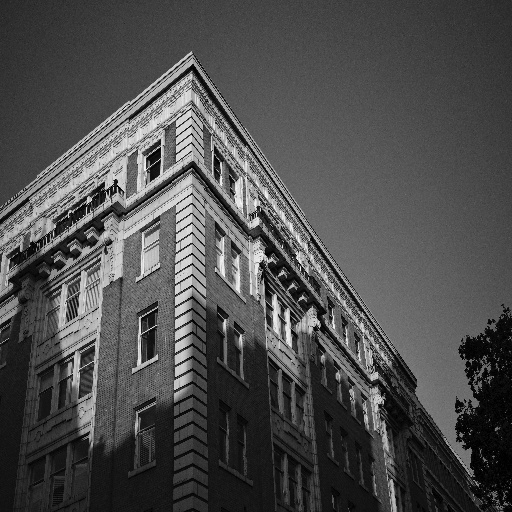
#> input picture processed/grayscale/building/ananas-j-92jSoZ2ab1Y-unsplash.jpg, 512 x 512 px; its folder holds only this picture in this run
$ python harris_corner.py
#> lines starting #> are read from the running program, lines starting #| are printed output that depends on the picture; after the words box and inside, x2 and y2 are one past the last pixel; in counts of white or black regions, pixels touching at a corner belong together
import cv2
import os
import numpy as np

input_folder = "processed/grayscale"
output_folder = "demo/harris"

os.makedirs(output_folder, exist_ok=True)

for category in os.listdir(input_folder):
    category_path = os.path.join(input_folder, category)

    if os.path.isdir(category_path):
        output_category = os.path.join(output_folder, category)
        os.makedirs(output_category, exist_ok=True)

        for filename in os.listdir(category_path):
            img_path = os.path.join(category_path, filename)

            img = cv2.imread(img_path)
#> img is the input picture: shape (512, 512, 3); min 0, max 250, mean 77.4
            if img is None:
                continue

            gray = cv2.cvtColor(img, cv2.COLOR_BGR2GRAY)
            gray = np.float32(gray)

            dst = cv2.cornerHarris(gray, 2, 3, 0.04)
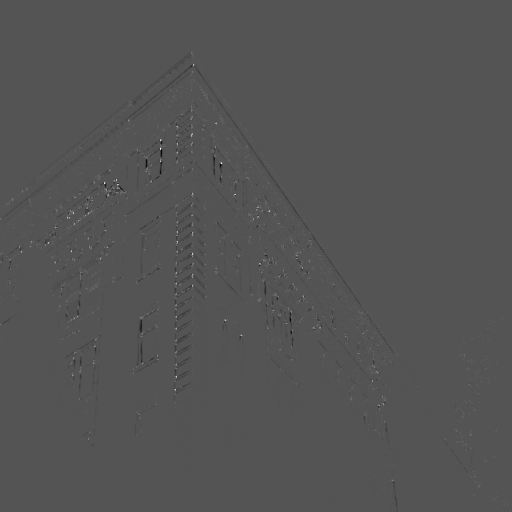
#> dst: shape (512, 512) float32; min -61336812, max 124603480, mean -25307.8; drawn with min black and max white
            dst = cv2.dilate(dst, None)
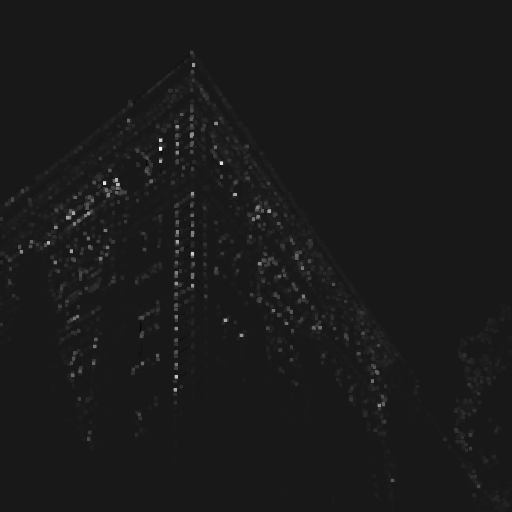
#> dst: shape (512, 512) float32; min -13382774, max 124603480, mean 986943.6; drawn with min black and max white

            img[dst > 0.01 * dst.max()] = [0, 0, 255]
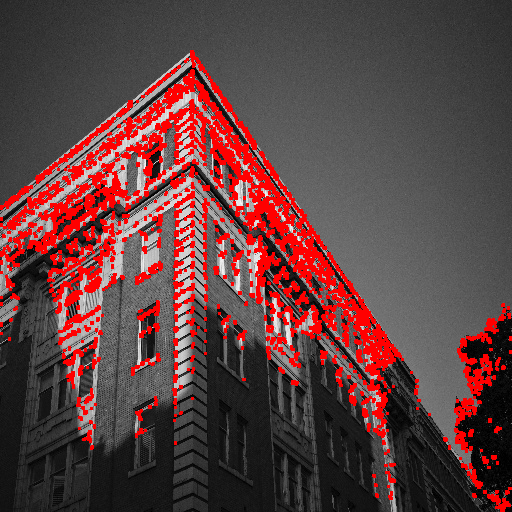
#> img: shape (512, 512, 3); 12.5% of pixels changed, all inside (x1, y1, x2, y2) = (0, 50, 512, 512)

            save_path = os.path.join(output_category, filename)
            cv2.imwrite(save_path, img)
#> pass 2 of the loop `for category in os.listdir(input_folder):`:
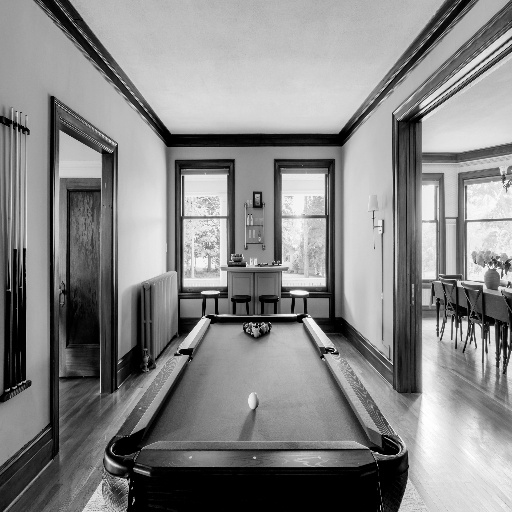
#> input picture processed/grayscale/indoor/clay-banks-v2HDOrh-K3s-unsplash.jpg, 512 x 512 px
#> img is the input picture: shape (512, 512, 3); min 0, max 255, mean 134.8
#> `dst = cv2.dilate(dst, None)`:
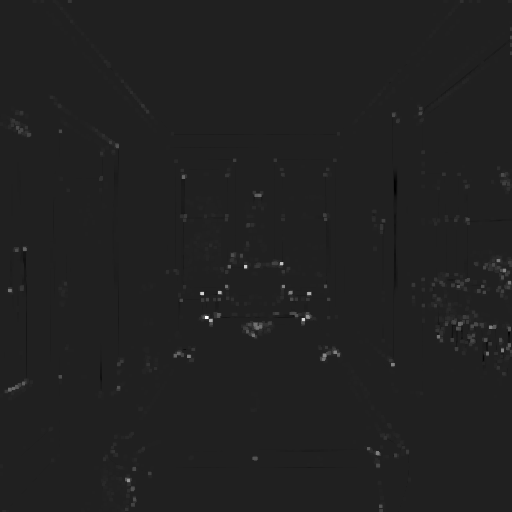
#> dst: shape (512, 512) float32; min -19925736, max 135254832, mean 365333.3; drawn with min black and max white
#> `img[dst > 0.01 * dst.max()] = [0, 0, 255]`:
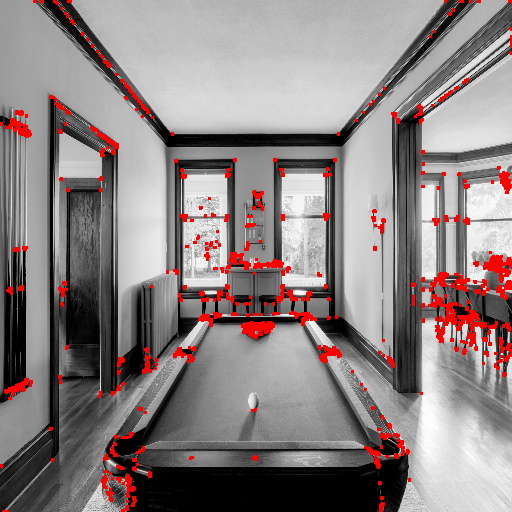
#> img: shape (512, 512, 3); 4.09% of pixels changed, all inside (x1, y1, x2, y2) = (0, 0, 512, 512)

print("Harris corner detection tamamlandı!")
